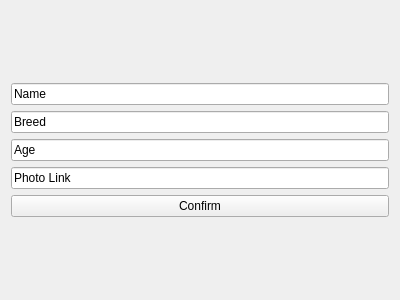
<?xml version="1.0" encoding="UTF-8"?>
<ui version="4.0">
 <class>AddDogDialog</class>
 <widget class="QWidget" name="AddDogDialog">
  <property name="geometry">
   <rect>
    <x>0</x>
    <y>0</y>
    <width>400</width>
    <height>300</height>
   </rect>
  </property>
  <property name="windowTitle">
   <string>AddDogDialog</string>
  </property>
  <layout class="QVBoxLayout" name="verticalLayout_2">
   <item>
    <layout class="QVBoxLayout" name="verticalLayout">
     <item>
      <widget class="QLineEdit" name="nameLineEdit">
       <property name="text">
        <string>Name</string>
       </property>
      </widget>
     </item>
     <item>
      <widget class="QLineEdit" name="breedLineEdit">
       <property name="text">
        <string>Breed</string>
       </property>
      </widget>
     </item>
     <item>
      <widget class="QLineEdit" name="ageLineEdit">
       <property name="text">
        <string>Age</string>
       </property>
      </widget>
     </item>
     <item>
      <widget class="QLineEdit" name="linkLineEdit">
       <property name="text">
        <string>Photo Link</string>
       </property>
      </widget>
     </item>
     <item>
      <widget class="QPushButton" name="confirmButton">
       <property name="text">
        <string>Confirm</string>
       </property>
      </widget>
     </item>
    </layout>
   </item>
  </layout>
 </widget>
 <resources/>
 <connections/>
</ui>
